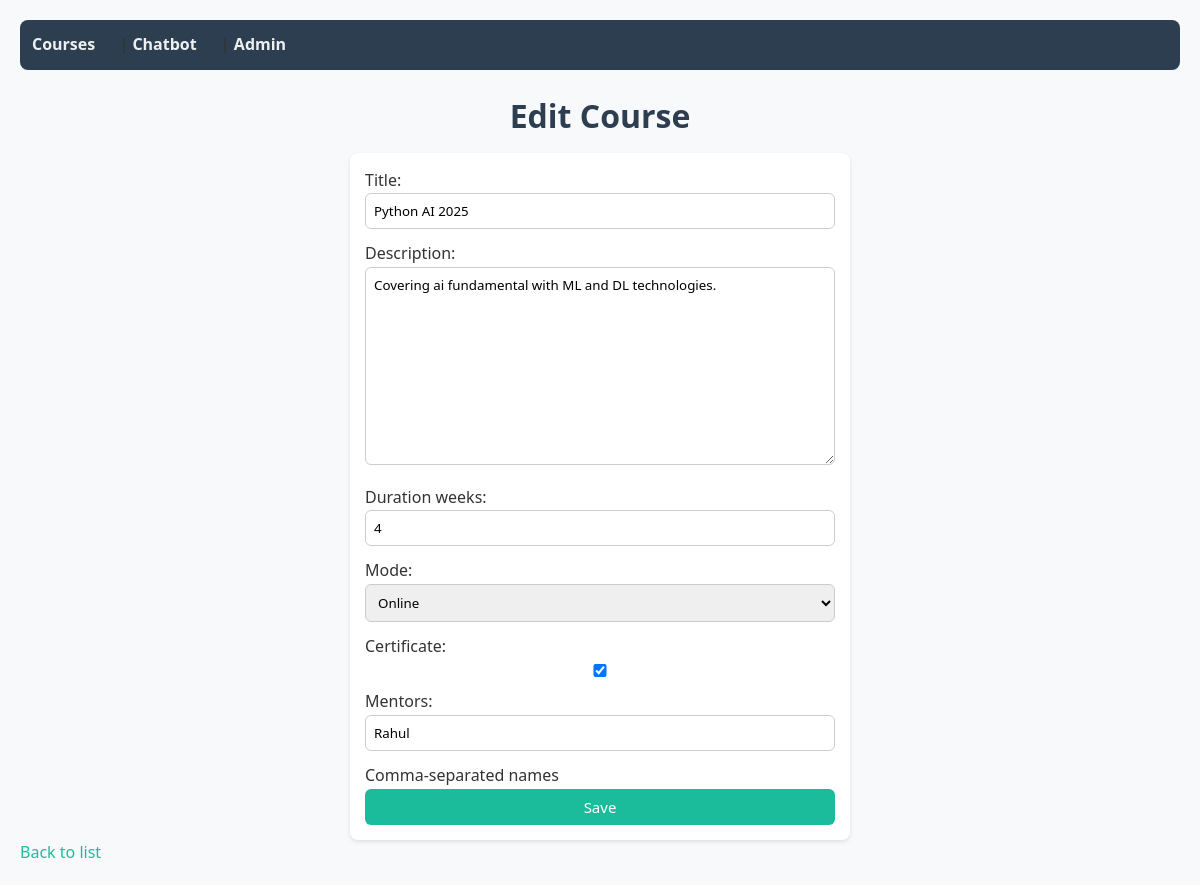
The app's page /course/1/edit/ with its own data.
### courses/models.py (models this page shows, shortened)
class Course(models.Model):
    MODE_CHOICES = [('online','Online'), ('offline','Offline'), ('hybrid','Hybrid')]
    title = models.CharField(max_length=200)
    description = models.TextField(blank=True)
    duration_weeks = models.PositiveIntegerField(default=4)
    mode = models.CharField(max_length=10, choices=MODE_CHOICES, default='online')
    certificate = models.BooleanField(default=True)
    mentors = models.CharField(max_length=255, blank=True, help_text="Comma-separated names")
    created_at = models.DateTimeField(auto_now_add=True)

### courses/views.py (the view)
# urls.py: path('course/<int:pk>/edit/', views.CourseUpdateView.as_view(), name='course-edit'),
class CourseUpdateView(UpdateView):
    model = Course
    form_class = CourseForm
    template_name = 'courses/course_form.html'
    success_url = reverse_lazy('courses:course-list')

### courses/forms.py
class CourseForm(forms.ModelForm):
    class Meta:
        model = Course
        fields = ['title','description','duration_weeks','mode','certificate','mentors']

### templates/courses/course_form.html
{% extends "base.html" %}
{% block content %}
  <h1>{% if object %}Edit{% else %}Add{% endif %} Course</h1>
  <form method="post">{% csrf_token %}
    {{ form.as_p }}
    <button type="submit">Save</button>
  </form>
  <p><a href="{% url 'courses:course-list' %}">Back to list</a></p>
{% endblock %}

### static/styles.css (style rules this page uses)
* { margin: 0; padding: 0; box-sizing: border-box; font-family: "Segoe UI", Tahoma, Geneva, Verdana, sans-serif; }
body { background: #f8f9fa; color: #333; padding: 20px; line-height: 1.6; }
h1, h2, h3 { justify-self: anchor-center; margin-bottom: 12px; color: #2c3e50; }
a { color: #1abc9c; text-decoration: none; }
button, .btn { padding: 8px 14px; background: #1abc9c; color: white; border: none; border-radius: 6px; cursor: pointer; transition: background 0.3s; }
form { margin: auto; width: 70%; padding: 15px; background: white; border-radius: 8px; box-shadow: 0px 2px 4px rgba(0,0,0,0.1); max-width: 500px; }
form input, form textarea, form select { width: 100%; padding: 8px; margin-bottom: 12px; border: 1px solid #ccc; border-radius: 6px; }
form button { width: 100%; font-size: 15px; }

### records on screen
Course: title "Python AI 2025", description "Covering ai fundamental with ML and DL technologies.", duration_weeks "4", mode "Online", certificate "☑", mentors "Rahul"
